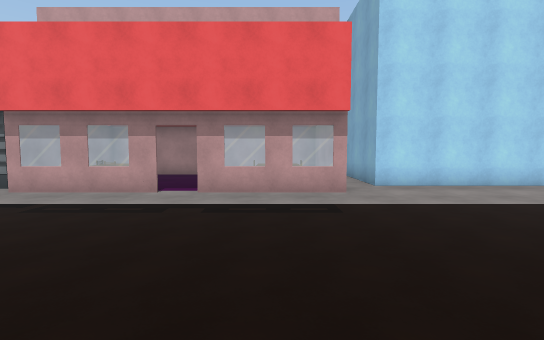
[1] (above)

24 first-person views from a walk through a scene from a Unity 3-D project. The camera is 1.44 m above the floor, tilts 4° down and sees 85° across. The floor is counted in squares, 1.44 m on a side. Each view is taken from the middle of a square. On the plan, view 1 faces up. The plan holds only what a view shows up to about 12 squares ahead; the rest is blank. The place goes on beyond the plan. The player is left out. Some surface patterns are stand-ins.

[2]
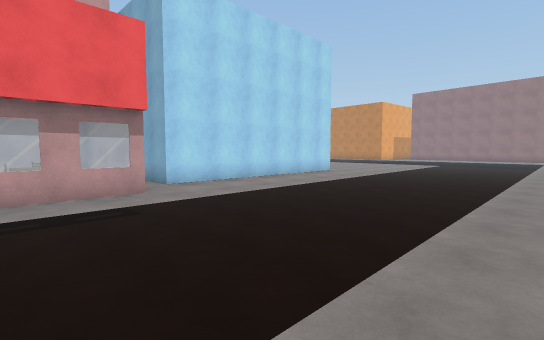

[3]
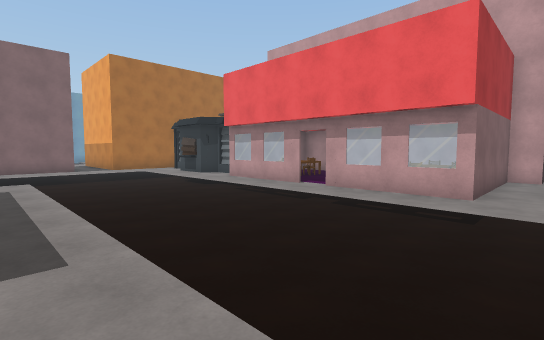

[4]
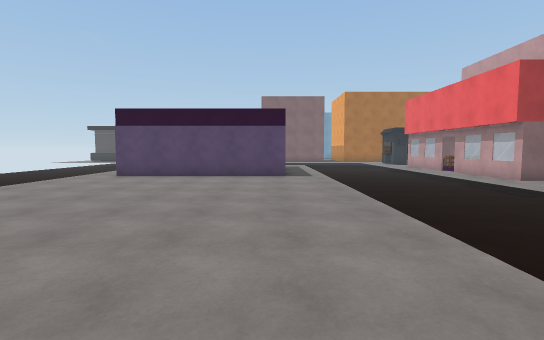

[5]
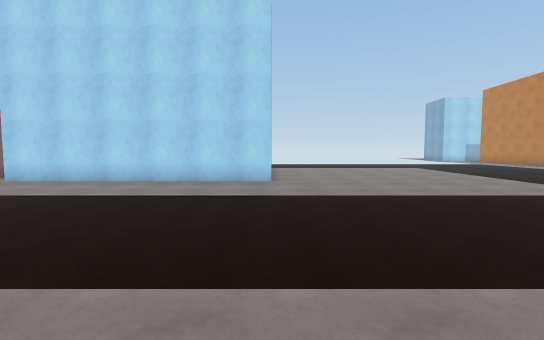

[6]
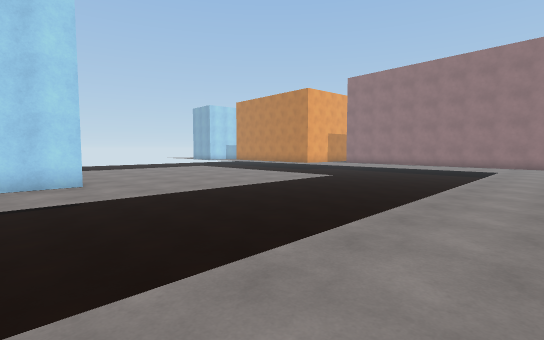

[7]
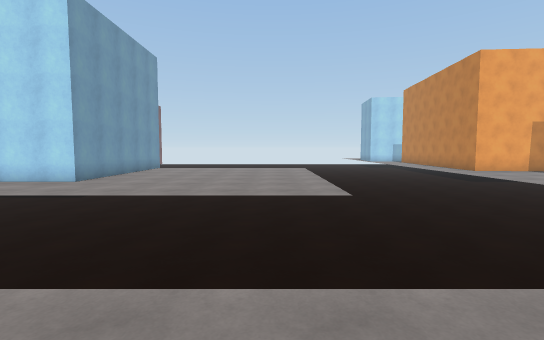

[8]
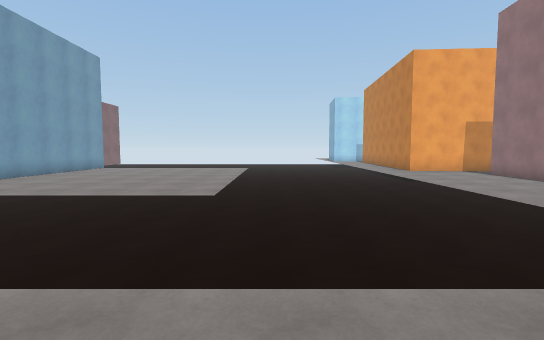

[9]
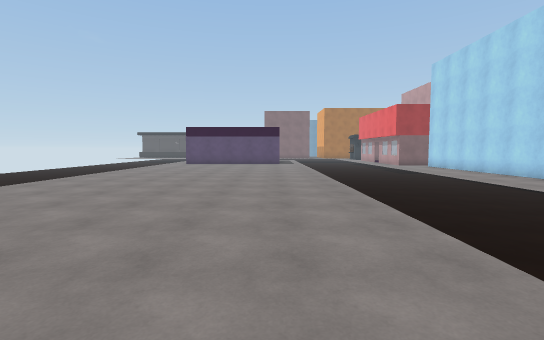

[10]
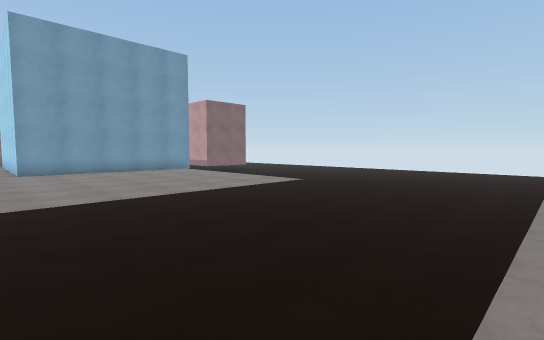

[11]
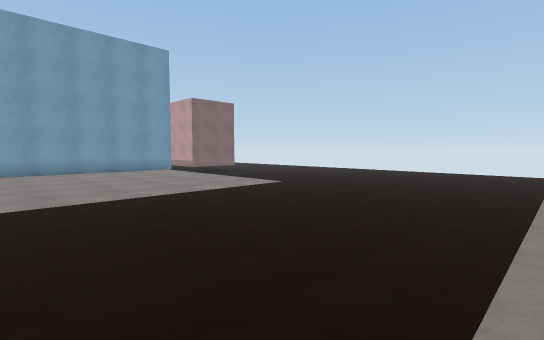

[12]
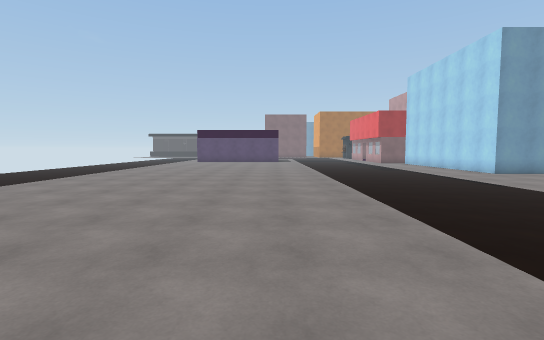

[13]
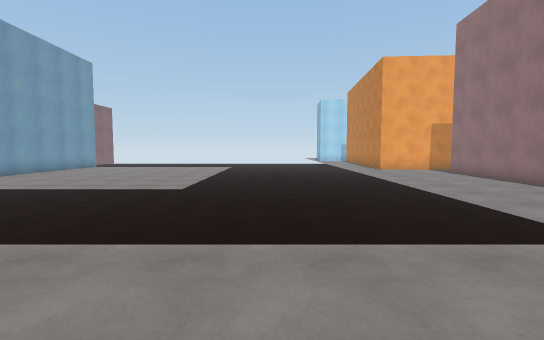

[14]
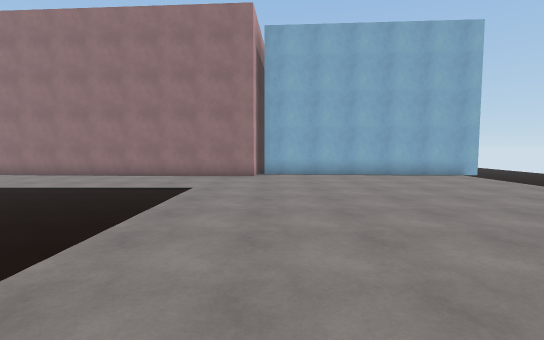

[15]
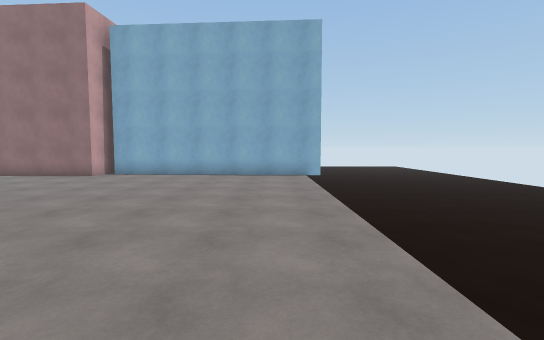

[16]
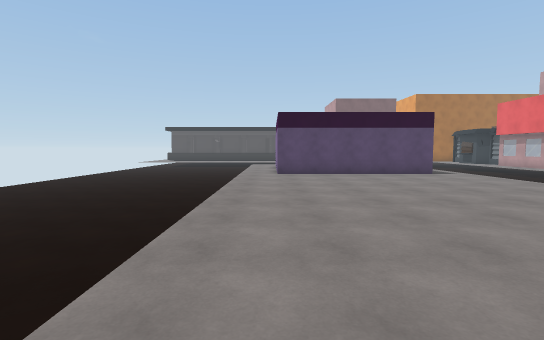

[17]
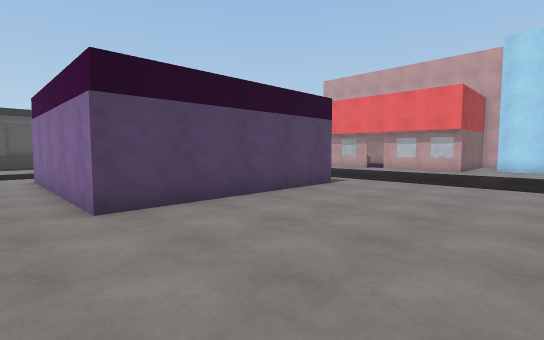

[18]
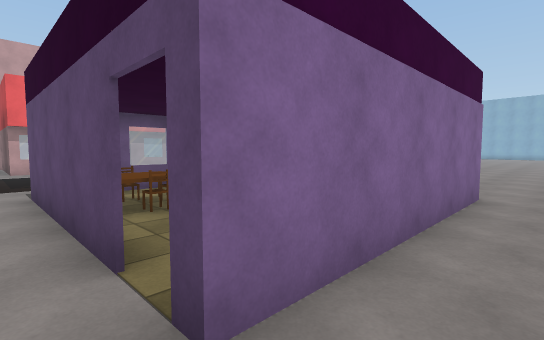

[19]
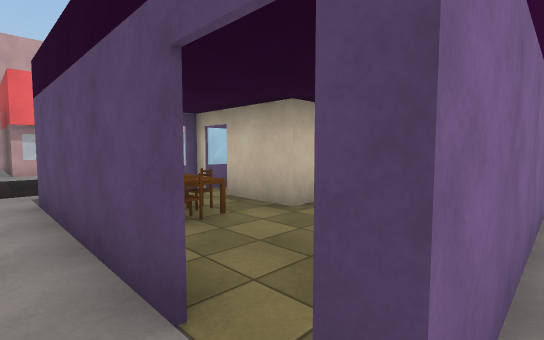

[20]
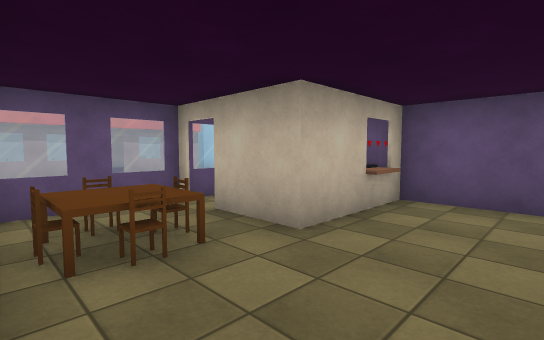

[21]
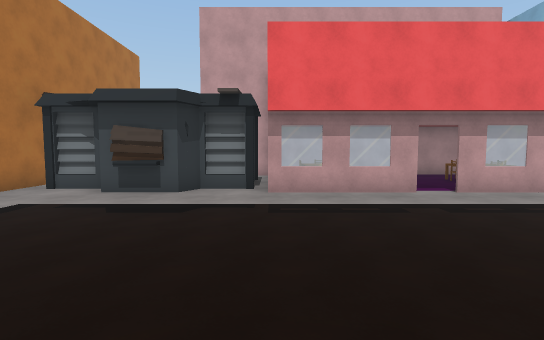

[22]
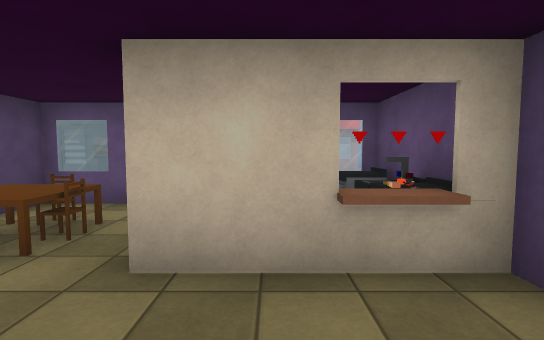

[23]
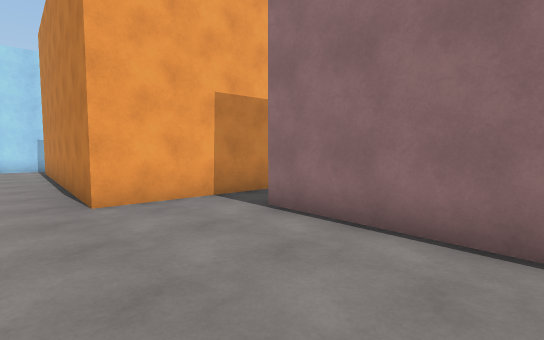

[24]
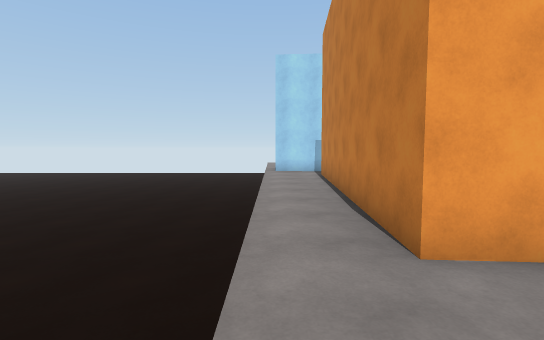

### Floor plan
Key: @ floor where view 1 was taken; # wall or solid block; x gap in a wall; . floor; = window, fence, low wall or low ledge; v drop or lower ground; B building; C chair; T table; S sink; O other object.
Columns run from 10 left of view 1 to 30 right of it. Each row starts with its distance up from view 1.
 20                           vvvvvvvvv..#
 19                            vvvvvvvv..#
 18                            vvvvvvvv..#
 17                            vvvvvvvv..#
 16                           vvvvvvvvv..#
 15                          vvvvvvvvvv..#
 14                         .....vvvvvv..#
 13                        ......vvvvvv..####
 12                       .......vvvvvv......
 11    ###########       #.......vvvvvv.....
 10    #BOO   O.B#       #.......vvvvvv....#
  9    #BOO  OOOB#       #.......vvvvvv....#
  8   ##BOO   OOB#########.......vvvvvv....#
  7 ###.BBBB.BBBB................vvvvvv....#
  6  ............................vvvvvv....#
  5 vvvvvvvvvvvvvvvvvvvvvvvvvvvvvvvvvvv....#
  4 vvvvvvvvvvvvvvvvvvvvvvvvvvvvvvvvvvv....#
  3 vvvvvvvvvvvvvvvvvvvvvvvvvvvvvvvvvvv....#
  2 vvvvvvvvvvvvvvvvvvvvvvvvvvvvvvvvvvv....#
  1   vvvvvvvvvvvvvvvvvvvvvvvvvvvvvvvvv...##
  0    .......@...........................##
 -1    .#==#=OO............................#
 -2    .#C.x S#............................#
 -3    .CTC# SO............................#
 -4    .#....O#............................#
 -5    .#.....#............................#
 -6    .......#............................#
 -7   v.#######............................#
 -8    . ...................... ...........#
 -9           vvvvvvvvvvv        vvvvvvvvvv#

Positions as (right, up) in squares from view 1, and headings:
1: (0, 0), facing up
2: (-1, 0), facing up-right
3: (3, 0), facing up-left
4: (11, -1), facing left
5: (11, -1), facing up
6: (9, -1), facing up-right
7: (17, -1), facing up
8: (20, -1), facing up
9: (20, -1), facing left
10: (25, 7), facing up-left
11: (25, 8), facing up-left
12: (23, -1), facing left
13: (21, -2), facing up
14: (17, -1), facing right
15: (17, -7), facing right
16: (12, -7), facing left
17: (5, -8), facing up-left
18: (-7, -8), facing up-right
19: (-7, -7), facing up-right
20: (-6, -6), facing up-right
21: (-6, 0), facing up
22: (-2, -6), facing up
23: (25, 7), facing up-right
24: (25, 10), facing up
